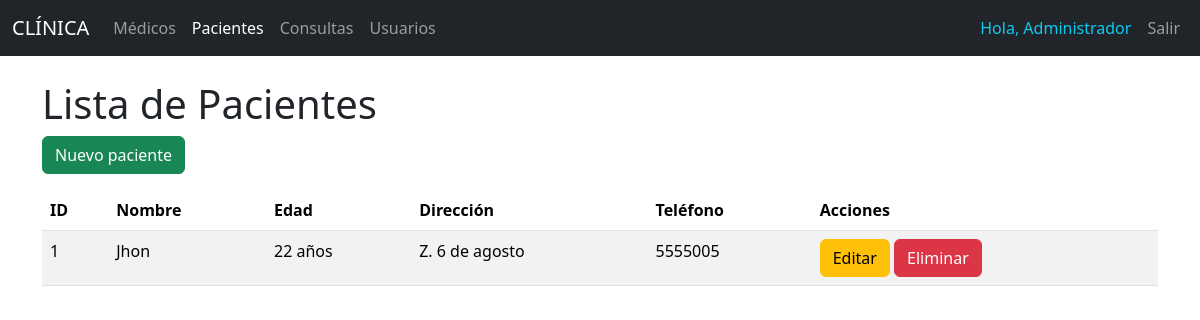
/pacientes/ (signed in), run on the app's committed database.
### models/paciente_model.py (models this page shows, shortened)
class Paciente(db.Model):
    __tablename__ = "pacientes"
    id = db.Column(db.Integer, primary_key=True)
    nombre = db.Column(db.String(80), nullable=False)
    edad = db.Column(db.Integer, nullable=False)
    direccion = db.Column(db.String(200), nullable=False)
    telefono = db.Column(db.String(20), nullable=False)
    consultas = db.relationship('Consulta', back_populates='paciente', cascade="all, delete-orphan")
    @staticmethod
    def get_all():
        return Paciente.query.all()
    def delete(self):
        db.session.delete(self)
        db.session.commit()

### controllers/paciente_controller.py (the view)
@paciente_bp.route("/")
def index():
    pacientes = Paciente.get_all()
    return paciente_view.list(pacientes)

### run.py (called while the page is built)
@app.context_processor
def inject_active_path():
    def is_active(path):
        return 'active' if request.path == path else ''
    return(dict(is_active = is_active))

### view/paciente_view.py (called while the page is built)
def list(pacientes):
    return render_template('pacientes/index.html', pacientes=pacientes)

### templates/pacientes/index.html (shortened to what this page needs)
{% extends 'base.html' %}
{% block content %}
<h1>Lista de Pacientes</h1>
<a href="{{ url_for('paciente.create') }}" class="btn btn-success mb-3">Nuevo paciente</a>
<table class="table table-striped">
    <thead>
        <tr>
            <th>ID</th>
            <th>Nombre</th>
            <th>Edad</th>
            <th>Dirección</th>
            <th>Teléfono</th>
            <th>Acciones</th>
        </tr>
    </thead>
    <tbody>
        {% for item in pacientes %}
        <tr>
            <td>{{ item.id }}</td>
            <td>{{ item.nombre }}</td>
            <td>{{ item.edad }} años</td>
            <td>{{ item.direccion }}</td>
            <td>{{ item.telefono }}</td>
            <td>
                <a href="{{ url_for('paciente.edit', id=item.id) }}" class="btn btn-warning">Editar</a>
                <a href="{{ url_for('paciente.delete', id=item.id) }}" class="btn btn-danger" onclick="return confirm('Estás seguro de eliminar ?')">Eliminar</a>
            </td>
        </tr>
        {% endfor %}
    </tbody>
</table>
{% endblock %}

### data on the page
Paciente: id "1", nombre "Jhon", edad "22", direccion "Z. 6 de agosto", telefono "5555005"

### other printed values
{{ session.user_name }} "Administrador"
